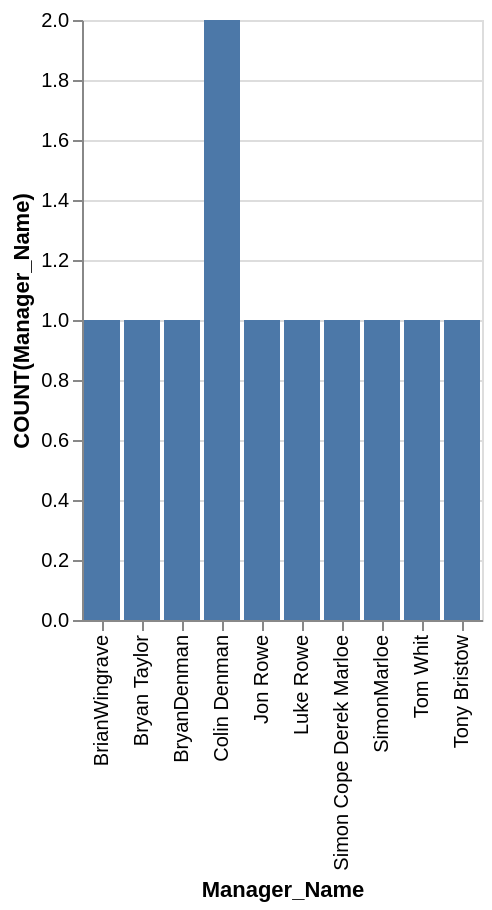

Describe this chart as a Vega-Lite specification.
### Vega-Lite specification from a JSON file in a GitHub repository (floating-point values rounded to 4 significant figures)
{"data": {"values": [{"x_data": "BrianWingrave", "y_data": 1}, {"x_data": "Bryan Taylor", "y_data": 1}, {"x_data": "BryanDenman", "y_data": 1}, {"x_data": "Colin Denman", "y_data": 2}, {"x_data": "Jon Rowe", "y_data": 1}, {"x_data": "Luke Rowe", "y_data": 1}, {"x_data": "Simon Cope Derek Marloe", "y_data": 1}, {"x_data": "SimonMarloe", "y_data": 1}, {"x_data": "Tom Whit", "y_data": 1}, {"x_data": "Tony Bristow", "y_data": 1}]}, "mark": "bar", "encoding": {"x": {"field": "x_data", "type": "nominal", "title": "Manager_Name", "sort": "ascending"}, "y": {"field": "y_data", "type": "quantitative", "title": "COUNT(Manager_Name)"}}}
